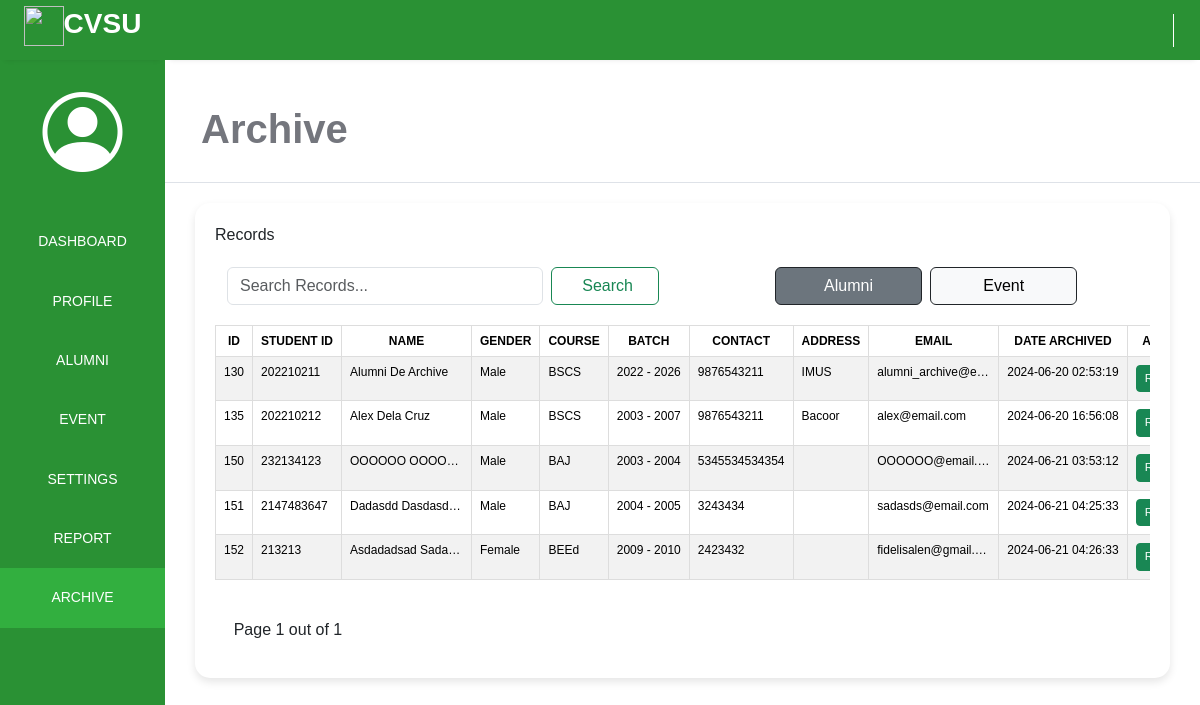
/coordinatorPage/archive/alumni_archive.php, run on the app's committed database.
### tables this page shows
CREATE TABLE `alumni_archive` (
  `alumni_id` int(10) NOT NULL,
  `student_id` int(10) NOT NULL,
  `fname` varchar(255) NOT NULL,
  `mname` varchar(205) NOT NULL,
  `lname` varchar(250) NOT NULL,
  `gender` varchar(250) NOT NULL,
  `course` varchar(255) NOT NULL,
  `batch_startYear` varchar(255) NOT NULL,
  `batch_endYear` varchar(250) NOT NULL,
  `contact` bigint(20) NOT NULL,
  `address` varchar(250) NOT NULL,
  `email` varchar(255) NOT NULL,
  `password` varchar(255) NOT NULL,
  `picture` longblob NOT NULL,
  `date_created` datetime NOT NULL,
  `date_archived` timestamp NOT NULL DEFAULT current_timestamp() ON UPDATE current_timestamp()
);

### coordinatorPage/archive/alumni_archive.php (the view, shortened to what this page needs)
<?php
$serername = "localhost";
$db_username = "root";
$db_password = "";
$db_name = "alumni_management_system";
$conn = mysqli_connect($serername, $db_username, $db_password, $db_name);
$records_per_page = 6;
$current_page = isset($_GET['page']) ? $_GET['page'] : 1;
$start_from = ($current_page - 1) * $records_per_page;
$sql = "SELECT * FROM alumni_archive ";
$sql .= "LIMIT $start_from, $records_per_page";
$result = $conn->query($sql);
$total_records_query = "SELECT COUNT(*) FROM alumni_archive";
$total_records_result = mysqli_query($conn, $total_records_query);
$total_records_row = mysqli_fetch_array($total_records_result);
$total_records = $total_records_row[0];
$total_pages = ceil($total_records / $records_per_page);
?>
<!DOCTYPE html>
<html lang="en">
<head>
    <link rel="stylesheet" href="./css/alumni_arc.css">
    <link rel="stylesheet" href="https://maxst.icons8.com/vue-static/landings/line-awesome/line-awesome/1.3.0/css/line-awesome.min.css">
    <link rel="stylesheet" href="https://cdn.jsdelivr.net/npm/bootstrap@5.3.3/dist/css/bootstrap.min.css">
    <link href='https://unpkg.com/boxicons@2.1.4/css/boxicons.min.css' rel='stylesheet'>
    <link rel="stylesheet" href="https://cdn.jsdelivr.net/npm/bootstrap-icons@1.11.3/font/bootstrap-icons.min.css">
</head>
<body>
    <div class="sidebar">
        <div class="side-header">
            <h3><img src="https://cvsu-imus.edu.ph/student-portal/assets/images/logo-mobile.png"></img><span>CVSU</span></h3>
        </div>
        <div class="side-content">
            <div class="profile">
            <i class="bi bi-person-circle"></i>
            </div>
            <div class="side-menu">
                <ul>
                    <li>
                        <a href="../dashboard_admin.php">
                            <small>DASHBOARD</small>
                        </a>
                    </li>
                    <li>
                        <a href="../profile/profile.php">
                            <small>PROFILE</small>
                        </a>
                    </li>
                    <li>
                        <a href="../alumni/alumni.php">
                            <small>ALUMNI</small>
                        </a>
                    </li>
                    <li>
                        <a href="../event/event.php">
                            <small>EVENT</small>
                        </a>
                    </li>
                    <li>
                        <a href="../settings/about.php">
                            <small>SETTINGS</small>
                        </a>
                    </li>
                    <li>
                        <a href="../report/report.php">
                            <small>REPORT</small>
                        </a>
                    </li>
                    <li>
                        <a href="./alumni_archive.php" class="active">
                            <small>ARCHIVE</small>
                        </a>
                    </li>
                </ul>
            </div>
        </div>
    </div>
    <div class="main-content">
        <header>
            <div class="header-content">
                <div class="header-menu">
                    <div class="user">
                        <a href="../logout.php">
                            <span class="las la-power-off" style="font-size: 30px; border-left: 1px solid #fff; padding-left:10px; color:#fff"></span>
                        </a>
                    </div>
                </div>
            </div>
        </header>
        <main>
            <div class="page-header">
                <h1><strong>Archive</strong></h1>
            </div>
            <div class="container-fluid" id="main-container">
                <div class="container-fluid" id="content-container">
                    <div class="container-title">
                        <span>Records</span>
                    </div>
                    <div class="congainer-fluid" id="column-header">
                        <div class="row">
                            <div class="col">
                                <div class="search">
                                    <form class="d-flex" role="search">
                                        <div class="container-fluid" id="search">
                                            <input class="form-control me-2" type="search" name="query" placeholder="Search Records..." aria-label="Search" value="<?php echo isset($_GET['query']) ? $_GET['query'] : ''; ?>">
                                            <button class="btn btn-outline-success" type="submit" style="padding-left: 30px; padding-right: 39px;">Search</button>
                                        </div>
                                    </form>
                                </div>
                            </div>
                            <div class="col">
                                <div class="add-button" style="margin-left: 17.7%; margin-right: 0;">
                                    <a class='btn btn-secondary border border-dark' href='./alumni_archive.php' style="padding-left: 48px; padding-right: 48px; margin-right: 1%;">Alumni</a>
                                    <a class='btn btn-light border border-dark' href='./event_archive.php' style="padding-left: 52px; padding-right: 52px;">Event</a>
                                </div>
                            </div>
                        </div>
                    </div>
                    <div class="table-content">
                        <table id="example" class="table-responsive table table-striped table-hover ">
                            <thead>
                                <tr>
                                    <th scope="col" class="inline">ID</th>
                                    <th scope="col" class="inline">STUDENT ID</th>
                                    <th scope="col" class="inline">NAME</th>
                                    <th scope="col" class="inline">GENDER</th>
                                    <th scope="col" class="inline">COURSE</th>
                                    <th scope="col" class="inline">BATCH</th>
                                    <th scope="col" class="inline">CONTACT</th>
                                    <th scope="col" class="inline">ADDRESS</th>
                                    <th scope="col" class="inline">EMAIL</th>
                                    <th scope="col" class="inline">DATE ARCHIVED</th>
                                    <th scope="col" class="inline">ACTION</th>
                                </tr>
                            </thead>
                            <tbody>
                                <?php
                                if ($result->num_rows > 0) {
                                    while ($row = $result->fetch_assoc()) {
                                        $fullname = $row["fname"] . " " . $row["mname"] . " " . $row["lname"];
                                        $batch = $row["batch_startYear"] . " - " . $row["batch_endYear"];
                                ?>
                                        <tr>
                                            <td class="inline"><?php echo $row['alumni_id'] ?></td>
                                            <td class="inline"><?php echo $row['student_id'] ?></td>
                                            <td class="inline"><?php echo htmlspecialchars($fullname) ?></td>
                                            <td class="inline"><?php echo $row['gender'] ?></td>
                                            <td class="inline"><?php echo $row['course'] ?></td>
                                            <td class="inline"><?php echo htmlspecialchars($batch) ?></td>
                                            <td class="inline"><?php echo $row['contact'] ?></td>
                                            <td class="inline"><?php echo $row['address'] ?></td>
                                            <td class="inline"><?php echo $row['email'] ?></td>
                                            <td class="inline"><?php echo $row['date_archived'] ?></td>
                                            <?php
                                            echo "
                                                <td class='inline act'>
                                                    <div class='button'>
                                                        <a class='btn btn-success btn-sm' href='./restore_alumni.php?id=$row[alumni_id]' style='font-size: 11.8px;'>Restore</a>
                                                    </div>
                                                </td>
                                            "; ?>
                                        </tr>
                                <?php
                                    }
                                } else {
                                    $current_page = 0;
                                    echo '<tr><td colspan="12" style="text-align: center;">No records found</td></tr>';
                                }
                                ?>
                            </tbody>
                        </table>
                    </div>
                    <div>
                        <p style="margin-left:2%;margin-top:2.3%;">Page <?= $current_page ?> out of <?= $total_pages ?></p>
                    </div>
                </div>
            </div>
        </main>
</body>
</html>

### coordinatorPage/archive/css/alumni_arc.css (style rules this page uses)
:root { --main-color: #2a9134; --color-dark: #34425A; --text-grey: #B0B0B0; }
* { margin: 0; padding: 0; text-decoration: none; list-style-type: none; box-sizing: border-box; font-family: 'Merriweather', sans-serif; overflow-x: hidden; }
.sidebar { position: fixed; height: 100%; width: 165px; left: 0; bottom: 0; top: 0; z-index: 100; background: #2a9134; box-shadow: 0px 5px 5px 5px rgb(0 0 0 0.2); transition: left 300ms; }
.side-header span { font-weight: bold; }
.side-header { box-shadow: 0px 5px 5px -5px rgb(0 0 0 /10%); background: var(--main-color); height: 60px; display: flex; justify-content: center; align-items: center; }
.side-header img { width: 40px; }
.side-header h3, side-head span { color: #fff; font-weight: 400; }
.side-content { height: calc(100vh - 60px); overflow: auto; }
.profile { text-align: center; padding: 2rem 0rem; }
.side-menu ul { text-align: center; padding: 0px; }
.side-menu ul li small { color: white; ; }
.side-menu a { display: block; padding: 1.2rem 0rem; text-decoration: none !important; }
.side-menu a.active { background: #32af3f; }
.side-menu a.active span, .side-menu a.active small { color: #fff; }
.side-menu a span, .side-menu a small { color: #899DC1; }
.main-content { margin-left: 165px; width: calc(100% - 165px); transition: margin-left 300ms; }
header { position: fixed; right: 0; top: 0; left: 165px; z-index: 100; height: 60px; box-shadow: 0px 5px 5px -5px rgb(0 0 0 /10%); background: #2a9134; transition: left 300ms; }
.header-content, .header-menu { display: flex; align-items: center; }
.header-content { justify-content: space-between; padding: 0rem 1rem; }
.header-menu { justify-content: flex-end; padding-top: .5rem; }
.user { display: flex; align-items: center; }
main { margin-top: 60px; }
.page-header { padding: 1.3rem 1rem; background: #fff; border-bottom: 1px solid #dee2e8; width: 100%; }
.page-header h1, .page-header small { color: #74767d; margin-left: 20px; width: 100%; }
.table-content { margin-top: 20px; width: 100%; overflow-y: hidden; overflow-x: auto; }
.side-content .profile i { color: #fff; font-size: 80px; font-weight: lighter; }
#main-container { padding-left: 30px; padding-right: 30px; padding-bottom: 30px; }
#column-header { margin-top: 20px; }
#content-container { margin-top: 30px; background-color: #ffffff; border-radius: 15px; box-shadow: 0 4px 8px rgba(0, 0, 0, 0.1); padding: 20px; margin: 20px 0; transition: transform 0.2s; }
#search { display: flex; justify-content: left; }

### coordinatorPage/archive/alumni_archive.php (style rules this page uses)
table { width: 100%; border-collapse: collapse; }
td { text-align: left; }
.inline { border: 1px solid #dddddd; padding: 8px; font-size: 12px; white-space: nowrap; overflow: hidden; text-overflow: ellipsis; max-width: 130px; }
.act { max-width: 235px; text-align: center; }
th { background-color: #368DB8; font-weight: bold; text-align: center; }

### data on the page
alumni_archive: alumni_id "130", student "202210211", fullname "Alumni De Archive", gender "Male", course "BSCS", batch "2022 - 2026", contact "9876543211", address "IMUS", email "alumni_archive@e…", date_archived "2024-06-20 02:53:19"
alumni_archive: alumni_id "135", student "202210212", fullname "Alex Dela Cruz", gender "Male", course "BSCS", batch "2003 - 2007", contact "9876543211", address "Bacoor", email "alex@email.com", date_archived "2024-06-20 16:56:08"
alumni_archive: alumni_id "150", student "232134123", fullname "OOOOOO OOOO…", gender "Male", course "BAJ", batch "2003 - 2004", contact "5345534534354", email "OOOOOO@email.…", date_archived "2024-06-21 03:53:12"
alumni_archive: alumni_id "151", student "2147483647", fullname "Dadasdd Dasdasd…", gender "Male", course "BAJ", batch "2004 - 2005", contact "3243434", email "sadasds@email.com", date_archived "2024-06-21 04:25:33"
alumni_archive: alumni_id "152", student "213213", fullname "Asdadadsad Sada…", gender "Female", course "BEEd", batch "2009 - 2010", contact "2423432", email "fidelisalen@gmail.…", date_archived "2024-06-21 04:26:33"

### other printed values
$current_page "1"
$total_pages "1"
